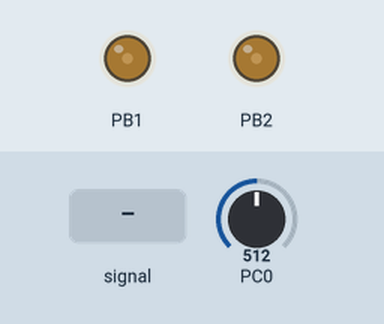
Recording of a program running on a simulated ATmega328P, built with avr-gcc and emulated at 16 MHz. On the bench: output pins drawn as LEDs (lit = HIGH). The test bench sets the inputs (shaded band); at power-on: PC0 = 512.

Above: at 1.2 s.
1.3 s: PC0 fed a 200 Hz sine of ±81 counts around its level
Timing chart, 0 to 1.7 s (numbered marks = the images above; inputs shaded):
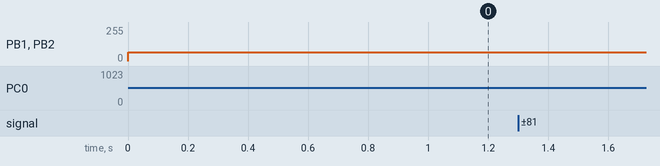

The program:

VinayakAltinLab8.c
```c
/*
 * VinayakAltinLab8.c
 *
 * Created: 09/10/2023 14:25:36
 * Author : Labs
 */

#include <avr/io.h>
#define F_CPU 16000000
#include <util/delay.h>
#include <avr/interrupt.h>
#include <stdio.h>


int main(void)
{
	ADMUX |= (1<<REFS1) | (1<<REFS0) | (1<<ADLAR); //ADLAR left adjust all the bits such that the most significant bits are read
	ADCSRA |= (1<<ADEN) | (1<<ADSC) | (1<<ADPS2) | (0<<ADPS1) | (1<<ADPS0); //enables and sets relevant ADC bits to allow conversion to occurs

	DDRB |= (1<<PB1) | (1<<PB2); //Enables the Pins OC1A and OC1B
	TIMSK1 |= (1<<OCIE1A);
	TCCR1A |= (1<<COM1A1) | (0<<COM1A0) |(1<<COM1B1) | (0<<COM1B0) | (1<<WGM11) | (0<<WGM10);
	/*for TCCR1A/B the WGWM pins set the mode to PWN mode and in this instance the top val is OCR1A*/
	TCCR1B |= (1<<WGM12) | (1<<CS10) | (0<<WGM13);

	sei();
	int temp;
	temp = ADCL;
    while (1)
    {
		OCR1A = ADCH ; //Changes the top resert on compare match value based on the ADC conversion changing the power delivered for OC1A
		OCR1B =ADCH; ////Changes the top resert on compare match value based on the ADC conversion changing the power delivered OC1B
		_delay_ms(10);

    }
}
```
